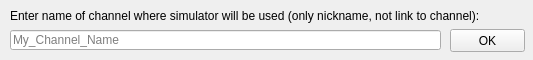
<?xml version="1.0" encoding="UTF-8"?>
<ui version="4.0">
 <class>Form</class>
 <widget class="QWidget" name="Form">
  <property name="enabled">
   <bool>true</bool>
  </property>
  <property name="geometry">
   <rect>
    <x>0</x>
    <y>0</y>
    <width>533</width>
    <height>60</height>
   </rect>
  </property>
  <property name="sizePolicy">
   <sizepolicy hsizetype="Preferred" vsizetype="Preferred">
    <horstretch>0</horstretch>
    <verstretch>0</verstretch>
   </sizepolicy>
  </property>
  <property name="windowTitle">
   <string>Form</string>
  </property>
  <widget class="QLabel" name="channel_name_hint">
   <property name="geometry">
    <rect>
     <x>10</x>
     <y>8</y>
     <width>511</width>
     <height>16</height>
    </rect>
   </property>
   <property name="text">
    <string>Enter name of channel where simulator will be used (only nickname, not link to channel): </string>
   </property>
  </widget>
  <widget class="QLineEdit" name="channel_name_text">
   <property name="geometry">
    <rect>
     <x>10</x>
     <y>30</y>
     <width>431</width>
     <height>20</height>
    </rect>
   </property>
   <property name="text">
    <string/>
   </property>
   <property name="placeholderText">
    <string>My_Channel_Name</string>
   </property>
  </widget>
  <widget class="QPushButton" name="ok_button">
   <property name="geometry">
    <rect>
     <x>450</x>
     <y>29</y>
     <width>75</width>
     <height>23</height>
    </rect>
   </property>
   <property name="text">
    <string>OK</string>
   </property>
  </widget>
 </widget>
 <resources/>
 <connections/>
</ui>
